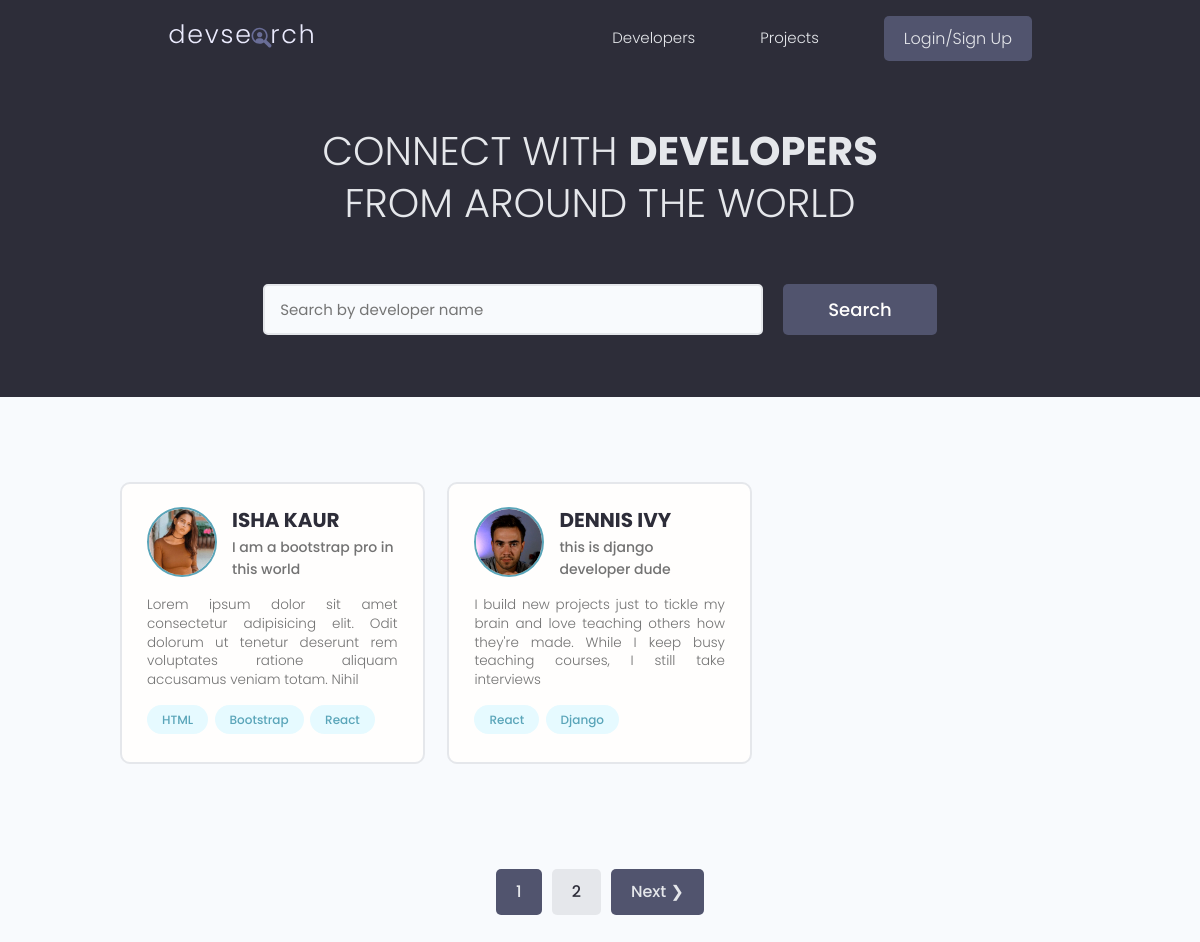
/users/, run on the app's committed database.
### users/models.py (models this page shows, shortened)
class Profile(models.Model):
    user = models.OneToOneField(User, on_delete=models.CASCADE, null=True, blank=True)
    name = models.CharField(max_length=200, blank=True, null=True)
    username = models.CharField(max_length=200, blank=True, null=True)
    location = models.CharField(max_length=200, blank=True, null=True)
    email = models.EmailField(max_length=500, blank=True, null=True)
    short_intro = models.CharField(max_length=200, blank=True, null=True)
    bio =  models.TextField(blank=True, null=True)
    profile_image = models.ImageField(null=True, blank=True, upload_to ='profies/', default='profiles/user-default.png' )
    social_github = models.CharField(max_length=200, blank=True, null=True)
    social_twitter = models.CharField(max_length=200, blank=True, null=True)
    social_linkedin = models.CharField(max_length=200, blank=True, null=True)
    social_youtube= models.CharField(max_length=200, blank=True, null=True)
    social_website= models.CharField(max_length=200, blank=True, null=True)
    created = models.DateTimeField(auto_now_add=True)
    id = models.UUIDField(default=uuid.uuid4, unique=True, primary_key=True, editable=False)

class Skill(models.Model):
    owner = models.ForeignKey(Profile, on_delete=models.CASCADE, null=True)
    name = models.CharField(max_length=200, blank=True, null=True)
    description = models.TextField(blank=True, null=True)
    created = models.DateTimeField(auto_now_add=True)
    id = models.UUIDField(default=uuid.uuid4, unique=True, primary_key=True, editable=False)
    def __str__(self):
         return str(self.name)

### users/views.py (the view)
# urls.py: path('', views.profiles, name='profiles'),
def profiles(request):
    profiles, search_query = searchProfiles(request)
    results = 2
    custom_range, profiles = paginationProfiles(request, profiles, results)
    context = {'profiles': profiles, 'search_query': search_query, 'custom_range': custom_range}
    return render(request, 'users/profiles.html', context)

### users/utils.py (called while the page is built)
def paginationProfiles(request, profiles, results):
    page = request.GET.get('page')
    paginator = Paginator(profiles, results)
    try:
        profiles = paginator.page(page)
    except PageNotAnInteger:
        page = 1
        profiles = paginator.page(page)
    except EmptyPage:
        page = paginator.num_pages
        profiles = paginator.page(page)
    leftIndex = (int(page) - 2)
    if leftIndex < 1:
        leftIndex = 1
    rightIndex = (int(page) + 2)
    if rightIndex > paginator.num_pages:
        rightIndex = paginator.num_pages + 1
    custom_range = range(leftIndex, rightIndex)
    return custom_range, profiles

def searchProfiles(request):
    search_query = ''
    if request.GET.get('search_query'):
        search_query = request.GET.get('search_query')
    skills = Skill.objects.filter(name__icontains=search_query)
    profiles = Profile.objects.distinct().filter(
        Q(name__icontains=search_query) |
        Q(short_intro__icontains=search_query) |
        Q(skill__in=skills)
    )
    return profiles, search_query

### users/templates/users/profiles.html (shortened to what this page needs)
{% extends 'main.html' %}
{% block content %}
<main class="home">
    <section class="hero-section text-center">
      <div class="container container--narrow">
        <div class="hero-section__box">
          <h2>CONNECT WITH <span>DEVELOPERS</span></h2>
          <h2>FROM AROUND THE WORLD</h2>
        </div>
        <div class="hero-section__search">
          <form class="form" action="{% url 'profiles' %}" method="get">
            <div class="form__field">
              <input class="input input--text" id="formInput#search" type="text" name="search_query"
                placeholder="Search by developer name" value="{{ search_query }}" />
            </div>
            <input class="btn btn--sub btn--lg" type="submit" value="Search" />
          </form>
        </div>
      </div>
    </section>
    <section class="devlist">
      <div class="container">
        <div class="grid grid--three">
        {% for profile in profiles %}
          <div class="column card">
            <div class="dev">
              <a href="{% url 'user-profile' profile.id %}" class="card__body">
                <div class="dev__profile">
                  <img class="avatar avatar--md" src="{{ profile.profile_image.url }} " alt="image" />
                  <div class="dev__meta">
                    <h3>{{ profile.name | upper }}</h3>
                    <h5>{{ profile.short_intro | slice:"60" }}</h5>
                  </div>
                </div>
                <p class="dev__info">{{ profile.bio | slice:"150" }}</p>
                <div class="dev__skills">
                {% for skill in profile.skill_set.all|slice:"5" %}
                  <span class="tag tag--pill tag--main">
                    <small>{{ skill }}</small>
                  </span>
                {% endfor %}
                </div>
              </a>
            </div>
          </div>
        {% endfor %}
        </div>
      </div>
    </section>
    {% include 'pagination.html' with queryset=profiles custom_range=custom_range %}
  </main>
{% endblock content %}

### static/styles/app.css (style rules this page uses)
:root { --color-sub: #2d2d39; }
.btn--sub { background-color: var(--color-sub-light); }
.card { border: 2px solid var(--color-light); }
img { width: 100%; }
.hero-section { height: 40vh; display: flex; align-items: center; background-color: var(--color-sub); }
.hero-section__box { margin-bottom: 4rem; }
.hero-section__box > h2, .hero-section__box > h2 > span { font-size: 4rem; color: var(--color-light); line-height: 1.3; text-transform: uppercase; }
.hero-section__box > h2 { font-weight: 300; }
.hero-section__box > h2 > span { font-weight: 700; }
.hero-section__search > .form { display: flex; align-items: center; justify-content: center; gap: 2rem; }
.hero-section__search > .form input.input--text { width: 50rem; }
.devlist { margin-top: 8rem; }
.devlist .grid { align-items: stretch; }
.devlist .dev .dev__profile { display: flex; align-items: center; gap: 1.5rem; }
.devlist .dev .dev__meta h3 { color: var(--color-sub); font-size: 2rem; font-weight: 700; }
.devlist .dev .dev__meta h5 { color: var(--color-text); font-size: 1.4rem; font-weight: 500; }
.devlist .dev .dev__info { margin: 1.5rem 0; font-size: 1.35rem; line-height: 1.4; text-align: justify; }

### static/uikit/styles/modules/_variables.css (style rules this page uses)
:root { --color-main: #5aa5b9; --color-main-light: #e6faff; --color-sub: #3f4156; --color-sub-light: #51546e; --color-sub-lighter: #ededfd; --color-text: #737373; --color-gray: #8b8b8b; --color-light: #e5e7eb; --color-light-gray: #767676; --color-bg: #f8fafd; --color-white: #fffefd; --color-white-light: #f3f3f3; --color-success: #359e64; --color-success-bg: #def8e8; --color-error: #fc4b0b; --color-error-bg: #fff2ee; --font-base: 'Poppins', arial, helvetica, 'Segoe UI', roboto, ubuntu, sans-serif; --font-monospace: 'Fira Code', 'Courier New', courier, monospace; --font-regular: 300; --font-medium: 500; --font-bold: 700; --generic-shadow: 1px 1px 5px #00000010; --generic-transition: all 0.3s ease-in-out; }

### static/uikit/styles/modules/_base.css (style rules this page uses)
* { margin: 0; padding: 0; box-sizing: border-box; text-rendering: optimizeLegibility; color: inherit; font-size: inherit; }
html { font-size: 50%; }
@media only screen and (min-width: 480px) { html { font-size: 56.25%; } }
@media only screen and (min-width: 1200px) { html { font-size: 62.5%; } }
body { line-height: 1.6; font-weight: 400; font-size: 1.5rem; color: var(--color-text); background-color: var(--color-bg); min-height: 100vh; }

### static/uikit/styles/modules/_typography.css (style rules this page uses)
* { font-family: var(--font-base); }
h2 { font-size: 3.6rem; font-weight: var(--font-bold); }
h3 { font-size: 3.2rem; font-weight: var(--font-medium); }
h5 { font-size: 2.4rem; font-weight: var(--font-medium); }
h5, h6 { font-weight: var(--font-regular); }
p, span, strong { font-size: 1.6rem; color: var(--color-text); font-weight: var(--font-regular); }
a { padding-bottom: 2px; text-decoration: none; display: inline-block; color: var(--color-main); font-weight: var(--font-medium); }

### static/uikit/styles/modules/_utilities.css (style rules this page uses)
.container { width: 92%; max-width: 165rem; margin: 0 auto; box-sizing: border-box; }
.container--narrow { width: 92%; max-width: 120rem; }
@media screen and (min-width: 1000px) { .container { width: 90%; } }
@media screen and (min-width: 1000px) { .container--narrow { width: 85%; } }
@media screen and (min-width: 1200px) { .container { width: 80%; } }
@media screen and (min-width: 1200px) { .container--narrow { width: 72%; } }
.text-center { text-align: center; }

### static/uikit/styles/modules/_avatar.css (style rules this page uses)
.avatar { border-radius: 50%; border: 2px solid var(--color-main); object-fit: cover; }
.avatar--md { height: 7rem; width: 7rem; }

### static/uikit/styles/modules/_button.css (style rules this page uses)
.btn { display: inline-block; position: relative; cursor: pointer; background-color: var(--color-light); font-weight: var(--font-medium); color: var(--color-sub); text-decoration: none; padding: 1rem 2rem; border-radius: 0.5rem; border: none; width: -webkit-fit-content; width: -moz-fit-content; width: fit-content; height: -webkit-fit-content; height: -moz-fit-content; height: fit-content; font-size: 1.6rem; outline-width: 0; outline-color: transparent; -webkit-backface-visibility: hidden; backface-visibility: hidden; transition: all 0.3s ease-in-out; }
.btn--sub { background-color: var(--color-sub); color: var(--color-white); }
.btn--lg { font-size: 1.8rem; padding: 1.2rem 4.5rem; }

### static/uikit/styles/modules/_card.css (style rules this page uses)
.card { border-radius: 1rem; background-color: var(--color-white); border: 1.5px solid var(--color-light); width: auto; height: auto; margin-top: 0.5rem; margin-bottom: 0.5rem; overflow: hidden; }
.card__body, .card__header { padding: 2rem 2.5rem; }

### data on the page
Profile: profile_image (picture), name "ISHA KAUR", short_intro "I am a bootstrap pro in this world", bio "Lorem ipsum dolor sit amet consectetur adipisicing elit. Odit dolorum ut tenetur deserunt rem voluptates ratione aliquam accusamus veniam totam. Nihil"
Skill: name "HTML"
Skill: name "Bootstrap"
Skill: name "React"
Profile: profile_image (picture), name "DENNIS IVY", short_intro "this is django developer dude", bio "I build new projects just to tickle my brain and love teaching others how they're made. While I keep busy teaching courses, I still take interviews"
Skill: name "React"
Skill: name "Django"

### other printed values
{{ page }} "1"
{{ page }} "2"
